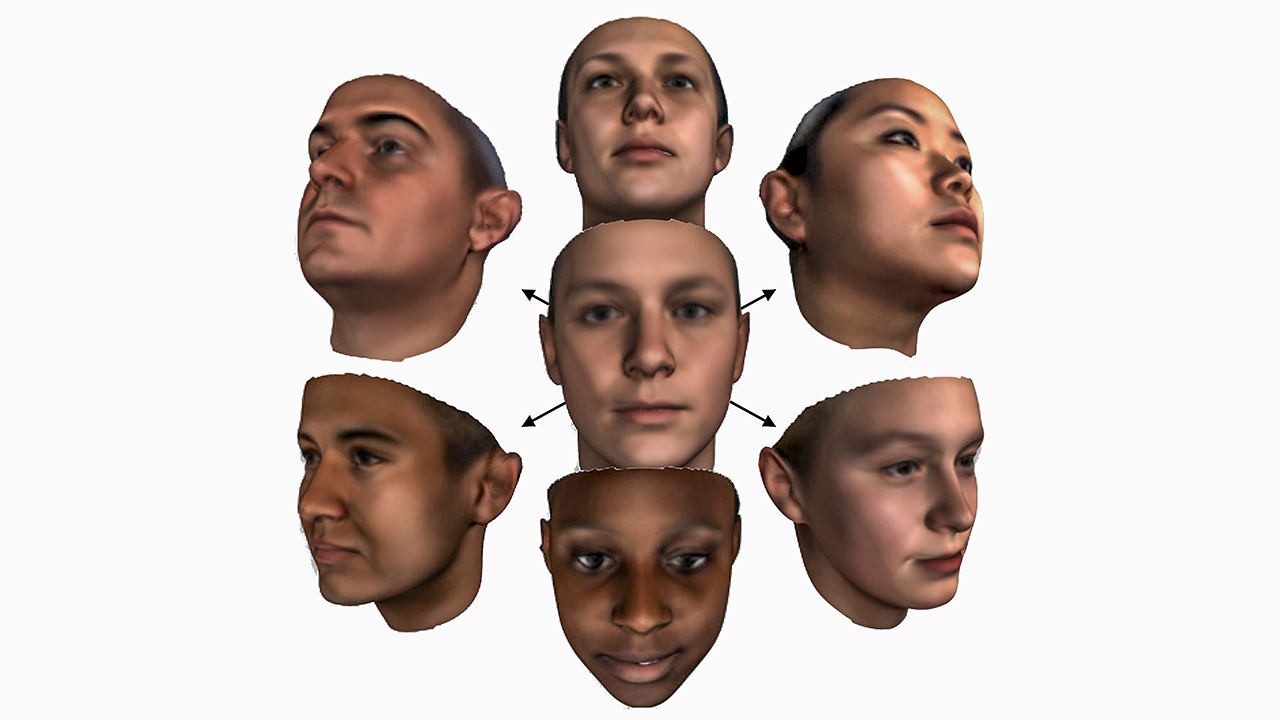
#> input picture face detect(computer vision)/fa.png, 1280 x 720 px
$ python computerVc.py   (older library calls are emulated)
#> lines starting #> are read from the running program, lines starting #| are printed output that depends on the picture; after the words box and inside, x2 and y2 are one past the last pixel; in counts of white or black regions, pixels touching at a corner belong together
import cv2
import numpy


# get haar casscade  (trainer file)
trainerfile= "haarcascade_frontalface_default.xml"

image="fa.png"

trainer=cv2.CascadeClassifier(trainerfile)

img= cv2.imread(image)
#> img is the input picture: shape (720, 1280, 3); mean B, G, R 192, 197.1, 208.8
gray=cv2.cvtColor(img,cv2.COLOR_BGR2GRAY)
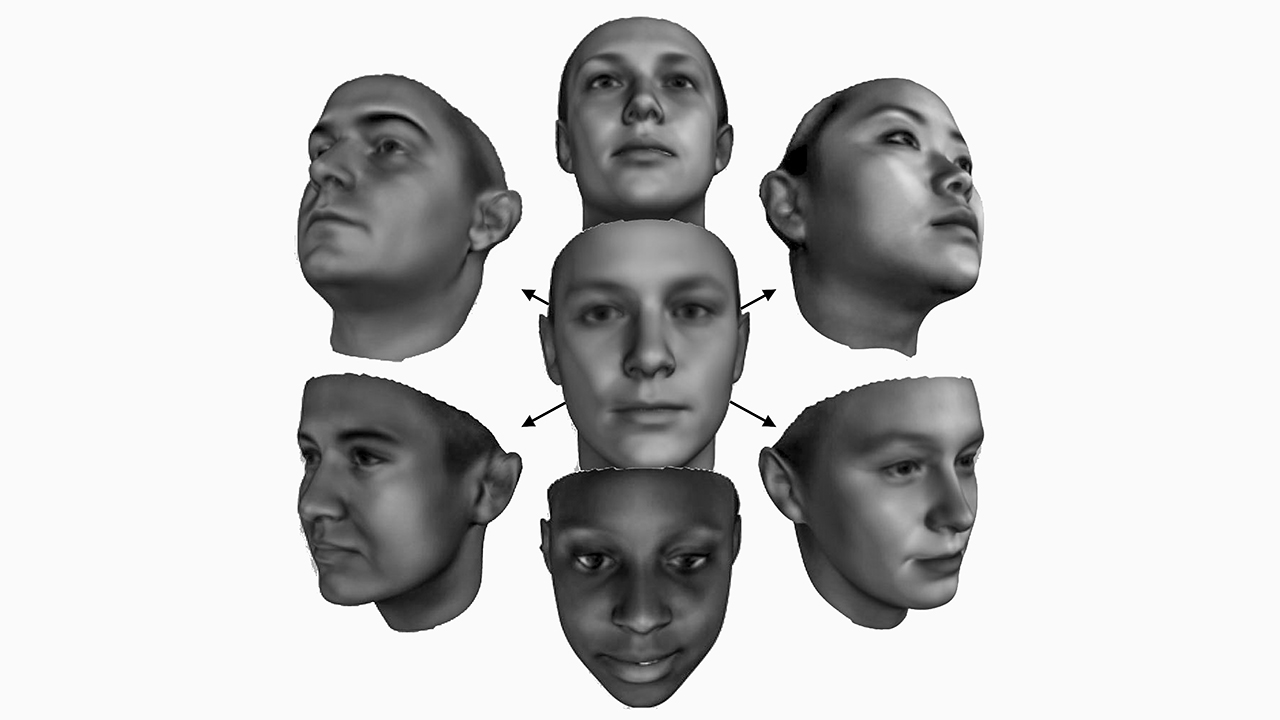
#> gray: shape (720, 1280); min 0, max 255, mean 200
#detect face
face= trainer.detectMultiScale(
  gray,
  scaleFactor=1.1,
  minNeighbors=5,
  minSize=(30,30),
  flags=cv2.cv.CV_HAAR_SCALE_IMAGE
 )
#> face = [[553, 11, 184, 184], [533, 219, 233, 233], [535, 482, 215, 215]]
print("faces {0} found:".format(len(face)))
#| faces 3 found:
#draw Rectangle
for (x,y,w,h) in face:
    cv2.rectangle(img,(x, y),(x+w ,y+h),(255,0,0),2)
#> this loop made 3 passes
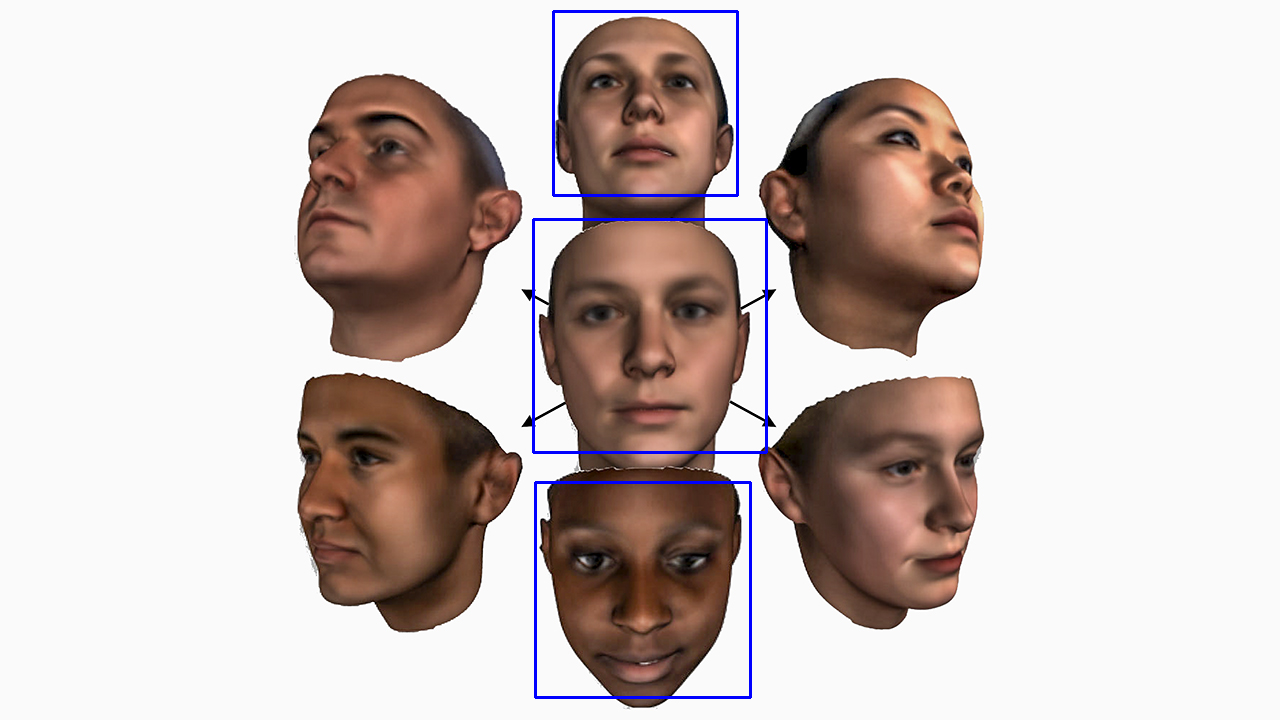
#> img: shape (720, 1280, 3); 0.82% of pixels changed, all inside (x1, y1, x2, y2) = (532, 10, 768, 699)

cv2.imshow("face", img)
cv2.waitKey(0)

$ run again, with face detect(computer vision)/faces.png copied over face detect(computer vision)/fa.png
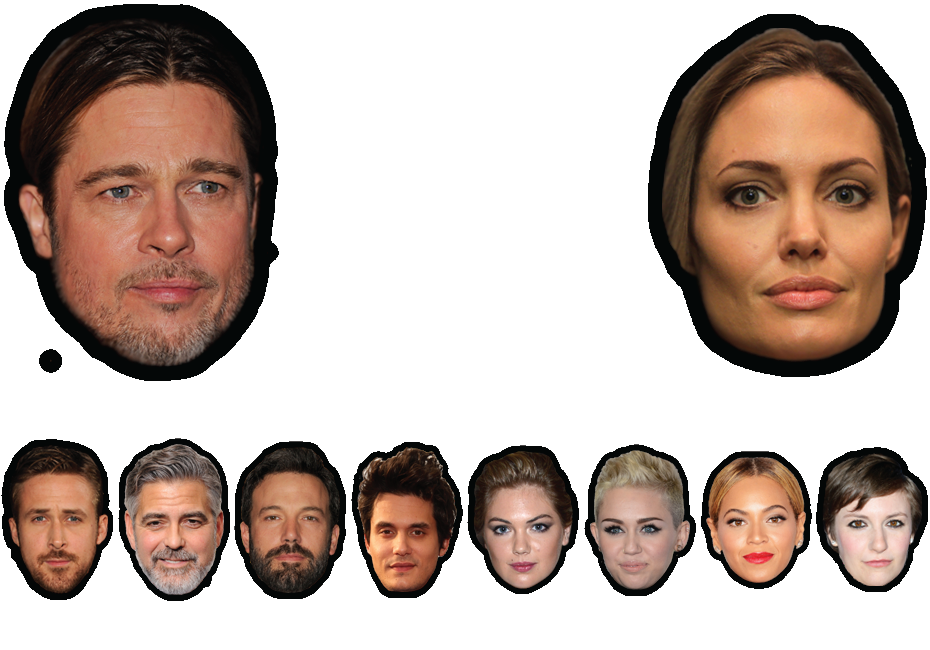
#> input picture face detect(computer vision)/faces.png, 930 x 650 px
#> img is the input picture: shape (650, 930, 3); mean B, G, R 169.1, 176.8, 192.6
#> `gray=cv2.cvtColor(img,cv2.COLOR_BGR2GRAY)`:
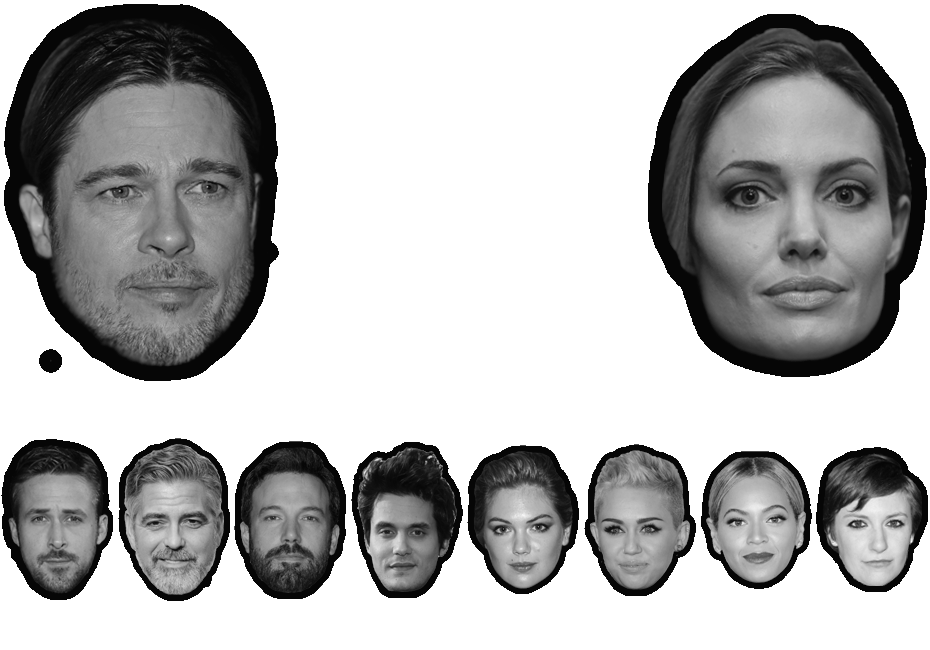
#> gray: shape (650, 930); min 6, max 255, mean 180.7
#> face = [[476, 494, 90, 90], [708, 482, 98, 98], [586, 492, 94, 94], [355, 495, 92, 92], [10, 481, 97, 97], [120, 481, 105, 105], [832, 491, 89, 89], [236, 474, 108, 108], [50, 101, 224, 224], [673, 97, 242, 242]]
#| faces 10 found:
#> the loop `for (x,y,w,h) in face:` made 10 passes
#> after the loop `for (x,y,w,h) in face:`:
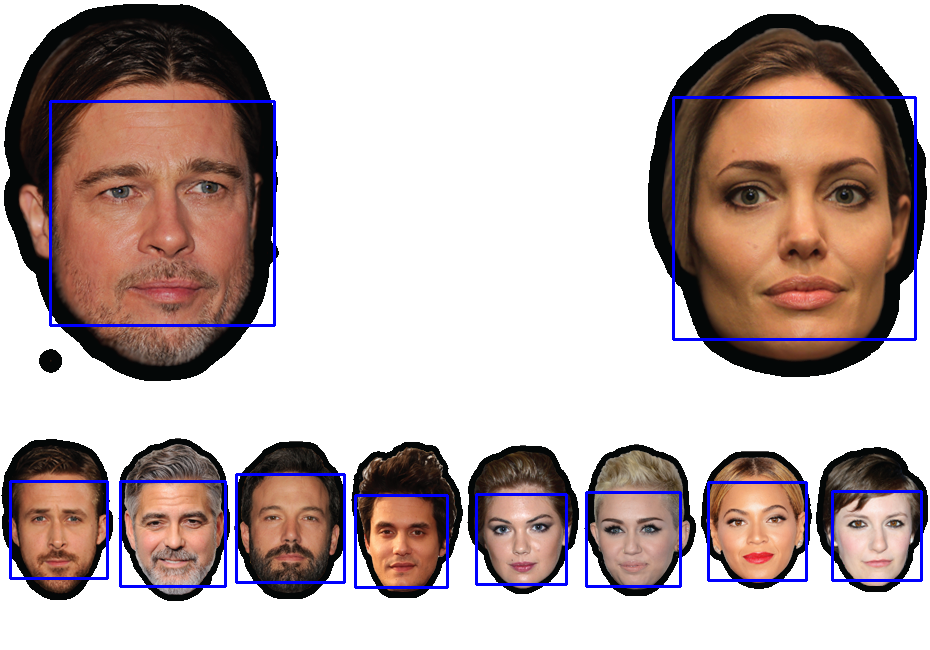
#> img: shape (650, 930, 3); 2.45% of pixels changed, all inside (x1, y1, x2, y2) = (9, 96, 923, 589)
